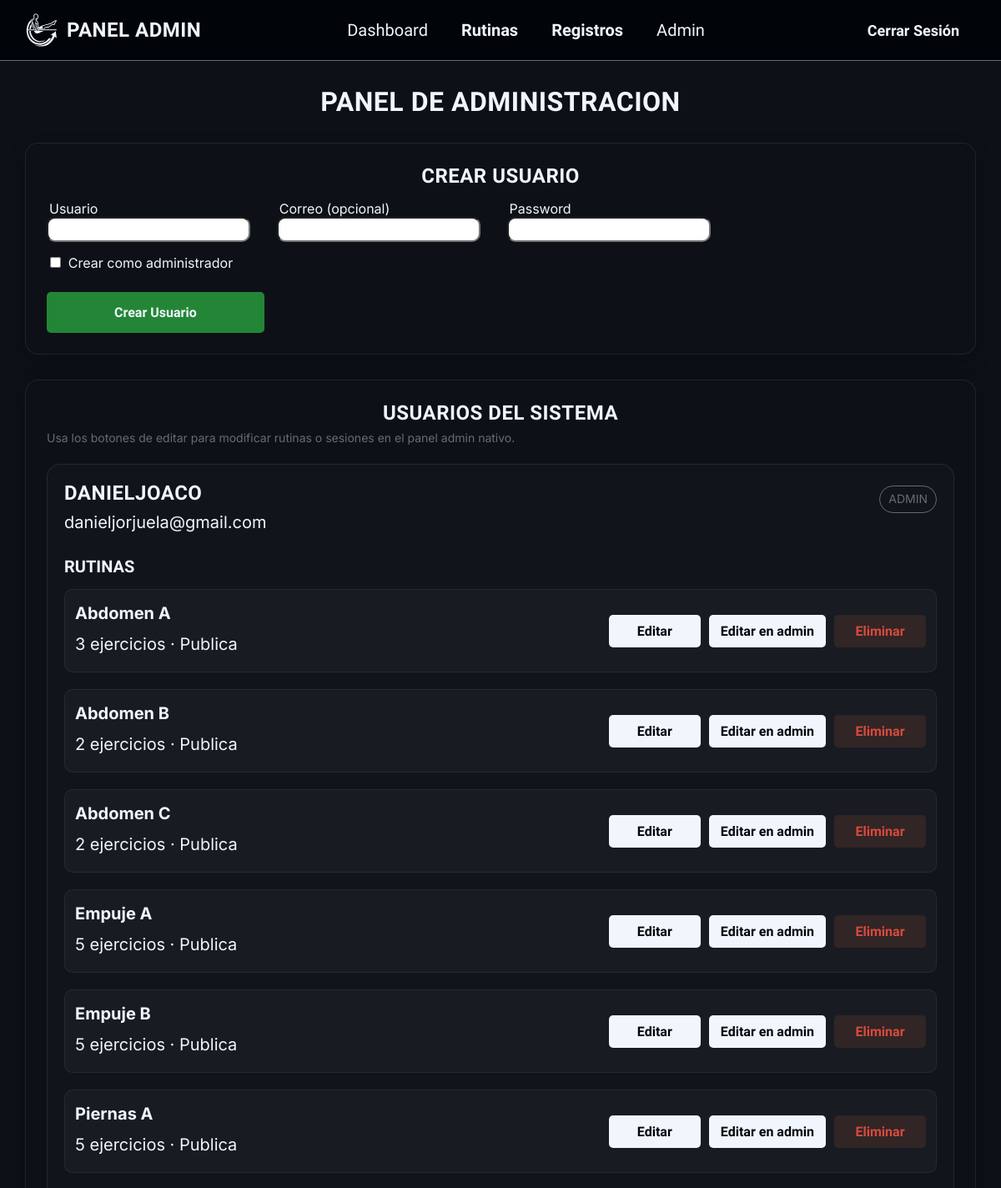
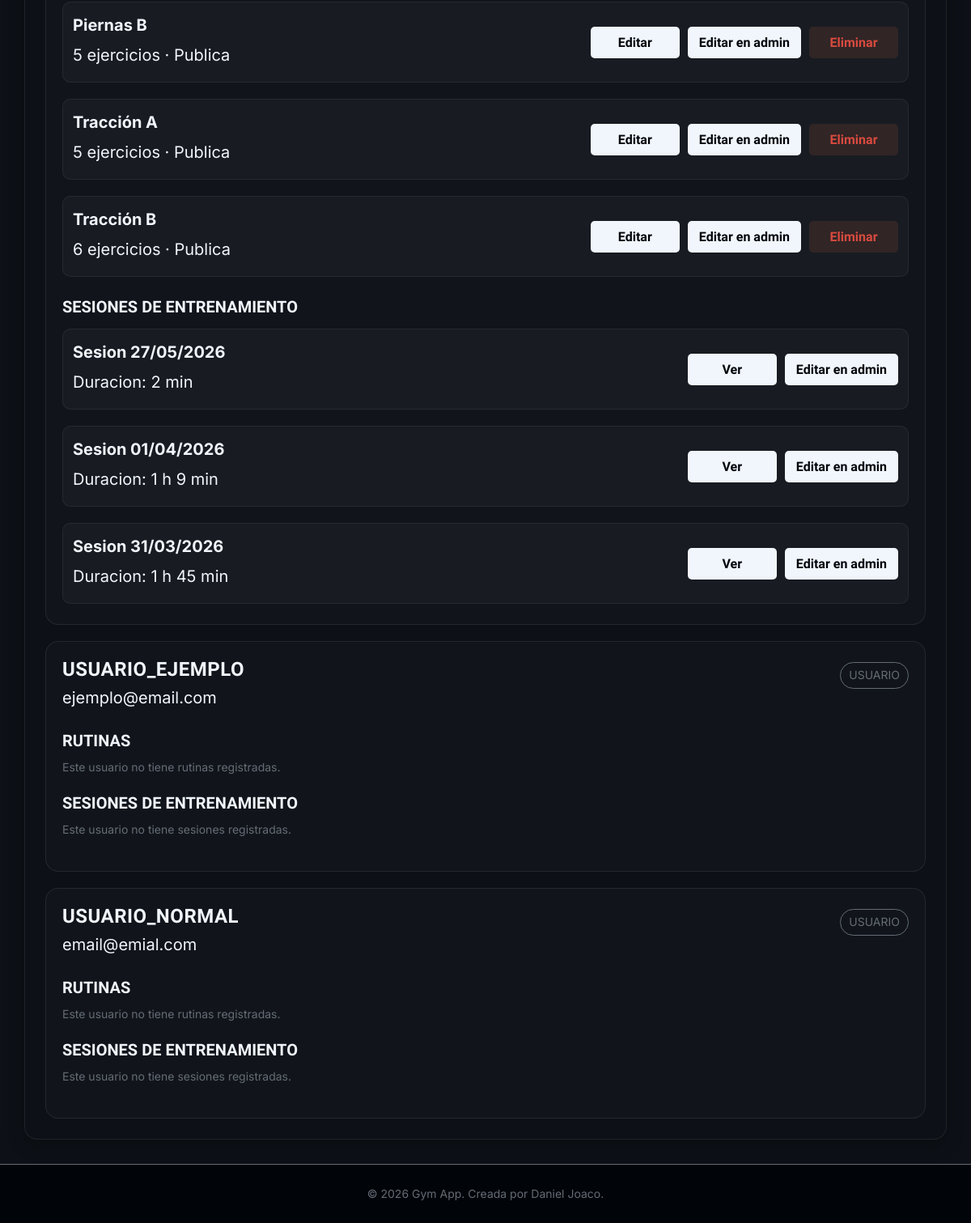
The app's page /workouts/admin-panel/ (signed in) with its own data (2 pictures, top to bottom).
### workouts/models.py (models this page shows, shortened)
class Routine(models.Model):
    user = models.ForeignKey(User, on_delete=models.CASCADE)
    name = models.CharField(max_length=150)
    is_public = models.BooleanField(default=False, help_text="Si es True, otros usuarios podrán ver y clonar esta rutina.")
    created_at = models.DateTimeField(auto_now_add=True)

### workouts/views.py (the view, shortened to what this page needs)
# urls.py: path('admin-panel/', views.admin_panel_view, name='admin_panel'),
@login_required
def admin_panel_view(request):
    if not request.user.is_staff:
        return HttpResponseForbidden('No tienes permiso para acceder a esta vista.')
    create_error = None
    create_success = None
    users_queryset = (
        User.objects
        .prefetch_related('routine_set', 'workout_sessions')
        .order_by('username')
    )
    session_entries_queryset = (
        SessionExerciseEntry.objects
        .select_related('exercise', 'exercise__muscle_group', 'cardio_data', 'full_body_data')
        .prefetch_related('strength_sets')
        .order_by('phase', 'order', 'id')
    )
    user_rows = []
    for user_item in users_queryset:
        routines = (
            Routine.objects
            .filter(user=user_item)
            .prefetch_related('items__exercise')
            .order_by(Lower('name'))
        )
        sessions_queryset = (
            WorkoutSession.objects
            .filter(user=user_item)
            .prefetch_related(Prefetch('entries', queryset=session_entries_queryset))
            .order_by('-started_at', '-id')
        )
        session_rows = [_build_session_detail_payload(session) for session in sessions_queryset]
        routine_rows = []
        for routine in routines:
            routine_rows.append({
                'id': routine.id,
                'name': routine.name,
                'is_public': routine.is_public,
                'items_count': routine.items.count(),
            })
        user_rows.append({
            'id': user_item.id,
            'username': user_item.username,
            'email': user_item.email or 'Sin correo',
            'is_staff': user_item.is_staff,
            'routines': routine_rows,
            'sessions': session_rows,
        })
    return render(request, 'workouts/admin_panel.html', {
        'user_rows': user_rows,
        'create_error': create_error,
        'create_success': create_success,
        'hour_options': range(1, 13),
        'minute_options': range(0, 60),
    })

### workouts/views.py (called while the page is built)
def _format_duration_display(total_seconds):
    if total_seconds is None:
        return 'Sin tiempo registrado'
    total_seconds = max(int(total_seconds), 0)
    hours, remainder = divmod(total_seconds, 3600)
    minutes, seconds = divmod(remainder, 60)
    parts = []
    if hours:
        parts.append(f'{hours} h')
    if minutes:
        parts.append(f'{minutes} min')
    if not parts:
        parts.append(f'{seconds} s')
    return ' '.join(parts)

def _format_mmss(total_seconds):
    if total_seconds is None:
        return '00:00'
    total_seconds = max(int(total_seconds), 0)
    minutes, seconds = divmod(total_seconds, 60)
    return f'{minutes:02d}:{seconds:02d}'

### templates/workouts/admin_panel.html (shortened to what this page needs)
{% extends 'base.html' %}
{% load static %}
{% block extra_head %}
<link rel="stylesheet" href="{% static 'css/workouts/admin_panel.css' %}">
{% endblock %}
{% block content %}
<section class="admin-panel-container">
    <div class="title-header">
        <h2>Panel de Administracion</h2>
    </div>
    <article class="admin-card admin-create-user">
        <div class="title-header">
            <h3>Crear Usuario</h3>
        </div>
        <form method="post" class="admin-form">
            <div class="form-group">
                <label for="id_admin_username">Usuario</label>
                <input id="id_admin_username" name="username" type="text" class="form-control" autocomplete="off" required>
            </div>
            <div class="form-group">
                <label for="id_admin_email">Correo (opcional)</label>
                <input id="id_admin_email" name="email" type="email" class="form-control" autocomplete="off">
            </div>
            <div class="form-group">
                <label for="id_admin_password">Password</label>
                <input id="id_admin_password" name="password" type="password" class="form-control" required>
            </div>
            <div class="form-group-inline checkbox-container">
                <input id="id_admin_is_admin" name="is_admin" type="checkbox" class="form-check-input">
                <label for="id_admin_is_admin" class="label-light">Crear como administrador</label>
            </div>
            <button type="submit" class="success-button">Crear Usuario</button>
        </form>
    </article>
    <article class="admin-card admin-users">
        <div class="title-header">
            <h3>Usuarios del Sistema</h3>
        </div>
        <p class="text-instruction">Usa los botones de editar para modificar rutinas o sesiones en el panel admin nativo.</p>
        {% if user_rows %}
            <div class="admin-user-list">
                {% for user_item in user_rows %}
                    <div class="admin-user-card">
                        <div class="admin-user-header">
                            <div>
                                <h3>{{ user_item.username }}</h3>
                                <p>{{ user_item.email }}</p>
                            </div>
                            <span class="admin-role">
                                {% if user_item.is_staff %}Admin{% else %}Usuario{% endif %}
                            </span>
                        </div>
                        <div class="admin-user-section">
                            <h4>Rutinas</h4>
                            {% if user_item.routines %}
                                <ul class="admin-list">
                                    {% for routine in user_item.routines %}
                                        <li class="admin-list-item">
                                            <div>
                                                <strong>{{ routine.name }}</strong>
                                                <p>{{ routine.items_count }} ejercicios{% if routine.is_public %} · Publica{% else %} · Privada{% endif %}</p>
                                            </div>
                                            <div class="admin-actions">
                                                <button type="button" class="interactive-button" onclick="window.location.href='{% url 'workouts:edit_routine' routine.id %}'">
                                                    Editar
                                                </button>
                                                <button type="button" class="interactive-button" onclick="window.location.href='/admin/workouts/routine/{{ routine.id }}/change/'">
                                                    Editar en admin
                                                </button>
                                                <button type="button" class="warning-button" onclick="window.location.href='{% url 'workouts:delete_routine' routine.id %}'">
                                                    Eliminar
                                                </button>
                                            </div>
                                        </li>
                                    {% endfor %}
                                </ul>
                            {% else %}
                                <p class="text-instruction">Este usuario no tiene rutinas registradas.</p>
                            {% endif %}
                        </div>
                        <div class="admin-user-section">
                            <h4>Sesiones de entrenamiento</h4>
                            {% if user_item.sessions %}
                                <ul class="admin-list">
                                    {% for session in user_item.sessions %}
                                        <li class="admin-list-item">
                                            <div>
                                                <strong>Sesion {{ session.date_display }}</strong>
                                                <p>Duracion: {{ session.duration_display }}</p>
                                            </div>
                                            <div class="admin-actions">
                                                <button class="interactive-button" type="button" onclick="openModal('session-modal-{{ session.id }}')">
                                                    Ver
                                                </button>
                                                <button class="interactive-button" type="button" onclick="window.location.href='/admin/workouts/workoutsession/{{ session.id }}/change/'">
                                                    Editar en admin
                                                </button>
                                            </div>
                                        </li>
                                    {% endfor %}
                                </ul>
                            {% else %}
                                <p class="text-instruction">Este usuario no tiene sesiones registradas.</p>
                            {% endif %}
                        </div>
                    </div>
                {% endfor %}
            </div>
        {% else %}
            <p>No hay usuarios disponibles.</p>
        {% endif %}
    </article>
</section>
{% endblock %}

### static/css/base.css (style rules this page uses)
:root { --bg-dark: #010409; --bg-dark-secondary: #0d1117; --bg-dark-rgb: 1, 4, 9; --bg-light: #c9d1d9; --bg-red-warning: #312525; --bg-red-warning-hover: #b62324; --bg-green: #238636; --bg-blue: #121d2f; --text-primary: #f0f6fc; --text-muted: #656c76; --text-warning: #d84a3f; --text-success: #238636; --text-link: #4493f8; --text-hover: #ffffff; --text-warning-hover: #f8debb; --accent-glow: rgba(255, 255, 255, 0.75); --accent-mint: #B0E4CC; --font-main: 'Inter', system-ui, -apple-system, sans-serif; --font-display: 'Kanit', sans-serif; --border-thin: 0.1rem solid var(--text-muted); --shadow-standard: 0 0.4rem 1.2rem rgba(176, 228, 204, 0.2); }
*, *::before, *::after { box-sizing: border-box; }
html { font-size: 62.5%; }
body { background-color: var(--bg-dark); color: var(--text-primary); font-family: var(--font-main); margin: 0; min-height: 100vh; display: flex; flex-direction: column; -webkit-font-smoothing: antialiased; }
h1, h2, h3 { font-family: var(--font-display); font-weight: 900; text-transform: uppercase; letter-spacing: 0.05rem; color: var(--text-primary); margin: 0; text-align: center; }
h2 { font-size: 3.2rem; }
h3 { font-size: 2.4rem; }
p, li, strong, span { font-size: 2rem; line-height: 1.6; margin: 0.5rem 0; }
label, input, select { font-size: 1.6rem; font-family: var(--font-main); border-radius: 1rem; padding: 0.3rem; }
button { font-family: var(--font-display); font-weight: 700; border: none; cursor: pointer; background: none; transition: 0.3s ease; }
.btn-base, .interactive-button, .warning-button, .success-button { width: 100%; margin-top: 1rem; padding: 1.5rem; font-size: 1.6rem; border-radius: 0.5rem; }
.interactive-button { background-color: var(--text-primary); color: var(--bg-dark); }
.warning-button { background-color: var(--bg-red-warning); color: var(--text-warning); }
.success-button { background-color: var(--bg-green); color: var(--text-primary); }
.title-header { display: flex; justify-content: center; }
.text-instruction { font-size: 1.4rem; color: var(--text-muted); margin-bottom: 2rem; }

### static/css/workouts/admin_panel.css (style rules this page uses)
.admin-panel-container { display: flex; flex-direction: column; gap: 3rem; }
.admin-card { background-color: var(--bg-dark-secondary); border: 0.1rem solid rgba(255, 255, 255, 0.08); border-radius: 1.6rem; padding: 2.5rem; box-shadow: 0 0.8rem 2rem rgba(0, 0, 0, 0.25); }
.admin-form { display: grid; grid-template-columns: repeat(auto-fit, minmax(220px, 1fr)); gap: 1.5rem; margin-top: 1.5rem; }
.admin-form .form-group-inline { grid-column: 1 / -1; justify-content: flex-start; }
.admin-user-list { display: flex; flex-direction: column; gap: 2rem; margin-top: 2rem; }
.admin-user-card { border: 0.1rem solid rgba(255, 255, 255, 0.08); border-radius: 1.6rem; padding: 2rem; background-color: rgba(255, 255, 255, 0.02); }
.admin-user-header { display: flex; justify-content: space-between; align-items: flex-start; gap: 1.5rem; margin-bottom: 1.5rem; }
.admin-user-header h3 { text-align: left; margin-bottom: 0.4rem; }
.admin-role { font-size: 1.4rem; text-transform: uppercase; padding: 0.4rem 1rem; border-radius: 99px; border: 0.1rem solid var(--text-muted); color: var(--text-muted); }
.admin-user-section { margin-top: 2rem; }
.admin-user-section h4 { font-family: var(--font-display); font-size: 2rem; margin: 0 0 1rem; text-transform: uppercase; }
.admin-list { list-style: none; margin: 0; padding: 0; display: flex; flex-direction: column; gap: 1rem; }
.admin-list-item { display: flex; justify-content: space-between; align-items: center; gap: 1.5rem; padding: 1.2rem; border-radius: 1rem; background-color: rgba(255, 255, 255, 0.03); border: 0.1rem solid rgba(255, 255, 255, 0.06); }
.admin-actions { display: flex; gap: 1rem; }
.admin-actions .interactive-button, .admin-actions .warning-button { width: auto; min-width: 11rem; margin: 0; padding: 1rem 1.4rem; }

### records on screen
Routine: name "Abdomen A"
Routine: name "Abdomen B"
Routine: name "Abdomen C"
Routine: name "Empuje A"
Routine: name "Empuje B"
Routine: name "Piernas A"
Routine: name "Piernas B"
Routine: name "Tracción A"
Routine: name "Tracción B"

### other values on screen
{{ user_item.username }} "DANIELJOACO" "USUARIO_EJEMPLO" "USUARIO_NORMAL"
{{ user_item.email }} "danieljorjuela@gmail.com" "ejemplo@email.com" "email@emial.com"
{{ routine.items_count }} "3" "2" "2" "5" "5" "5" "5" "5" "6"
{{ session.date_display }} "27/05/2026" "01/04/2026" "31/03/2026"
{{ session.duration_display }} "2 min" "1 h 9 min" "1 h 45 min"
